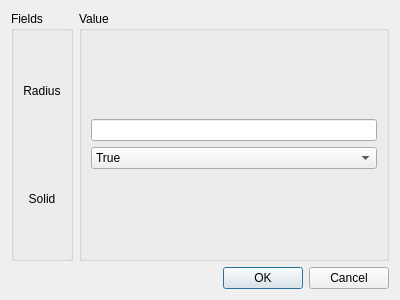
<?xml version="1.0" encoding="UTF-8"?>
<ui version="4.0">
 <class>Dialog</class>
 <widget class="QDialog" name="Dialog">
  <property name="enabled">
   <bool>true</bool>
  </property>
  <property name="geometry">
   <rect>
    <x>0</x>
    <y>0</y>
    <width>400</width>
    <height>300</height>
   </rect>
  </property>
  <property name="minimumSize">
   <size>
    <width>400</width>
    <height>300</height>
   </size>
  </property>
  <property name="maximumSize">
   <size>
    <width>400</width>
    <height>300</height>
   </size>
  </property>
  <property name="windowTitle">
   <string>Sphere Node Dialogue</string>
  </property>
  <property name="sizeGripEnabled">
   <bool>false</bool>
  </property>
  <layout class="QVBoxLayout" name="verticalLayout_2">
   <item>
    <layout class="QVBoxLayout" name="verticalLayout">
     <item>
      <layout class="QHBoxLayout" name="horizontalLayout">
       <item>
        <widget class="QGroupBox" name="groupBox">
         <property name="title">
          <string>Fields</string>
         </property>
         <layout class="QVBoxLayout" name="verticalLayout_7">
          <item>
           <layout class="QVBoxLayout" name="verticalLayout_6">
            <item>
             <widget class="QLabel" name="label_2">
              <property name="text">
               <string>Radius</string>
              </property>
              <property name="alignment">
               <set>Qt::AlignCenter</set>
              </property>
             </widget>
            </item>
            <item>
             <widget class="QLabel" name="label_5">
              <property name="text">
               <string>Solid</string>
              </property>
              <property name="alignment">
               <set>Qt::AlignCenter</set>
              </property>
             </widget>
            </item>
           </layout>
          </item>
         </layout>
        </widget>
       </item>
       <item>
        <widget class="QGroupBox" name="groupBox_2">
         <property name="title">
          <string>Value</string>
         </property>
         <layout class="QVBoxLayout" name="verticalLayout_5">
          <item>
           <layout class="QVBoxLayout" name="verticalLayout_4">
            <item>
             <widget class="QLineEdit" name="RadiusLineEdit"/>
            </item>
            <item>
             <widget class="QComboBox" name="SolidComboBox">
              <item>
               <property name="text">
                <string>True</string>
               </property>
              </item>
              <item>
               <property name="text">
                <string>False</string>
               </property>
              </item>
             </widget>
            </item>
           </layout>
          </item>
         </layout>
        </widget>
       </item>
      </layout>
     </item>
    </layout>
   </item>
   <item>
    <widget class="QDialogButtonBox" name="buttonBox">
     <property name="orientation">
      <enum>Qt::Horizontal</enum>
     </property>
     <property name="standardButtons">
      <set>QDialogButtonBox::Cancel|QDialogButtonBox::Ok</set>
     </property>
    </widget>
   </item>
  </layout>
 </widget>
 <resources/>
 <connections>
  <connection>
   <sender>buttonBox</sender>
   <signal>accepted()</signal>
   <receiver>Dialog</receiver>
   <slot>accept()</slot>
   <hints>
    <hint type="sourcelabel">
     <x>248</x>
     <y>254</y>
    </hint>
    <hint type="destinationlabel">
     <x>157</x>
     <y>274</y>
    </hint>
   </hints>
  </connection>
  <connection>
   <sender>buttonBox</sender>
   <signal>rejected()</signal>
   <receiver>Dialog</receiver>
   <slot>reject()</slot>
   <hints>
    <hint type="sourcelabel">
     <x>316</x>
     <y>260</y>
    </hint>
    <hint type="destinationlabel">
     <x>286</x>
     <y>274</y>
    </hint>
   </hints>
  </connection>
 </connections>
</ui>
